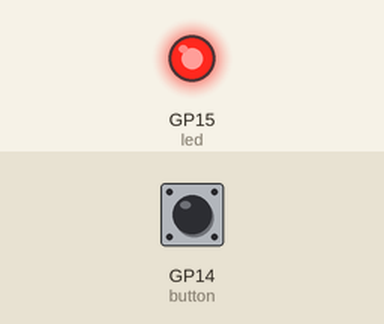
A program run on a simulated Raspberry Pi Pico running MicroPython. Parts: output pins drawn as LEDs (lit = HIGH). Wiring (from the project's diagram.json): green button on GP14, red LED on GP15. The test bench sets the inputs (shaded band); at power-on: GP14 (button) LOW. Random numbers come from a fixed seed.

Above: at 0.1 s.
At 5.7 s:
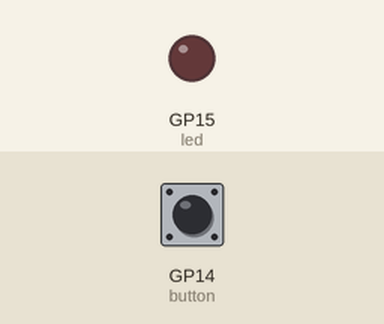
Timing chart, 0 to 7.2 s (numbered marks = the images above):
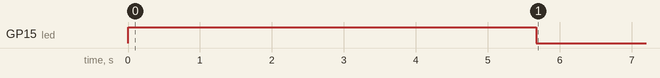

Measured:
- by itself, GP15 (led): LOW → HIGH at 0.00 s, → LOW 5.7 s later

The program:

main.py
```python
from machine import Pin
import utime
import urandom

led = Pin(15, Pin.OUT)
button = Pin(14, Pin.IN, Pin.PULL_DOWN)

timer_start = 0

def button_handler(pin):
  button.irq(handler=None)
  reaction_time = utime.ticks_diff(utime.ticks_ms(), timer_start)
  print("Your reaction time was " + str(reaction_time) + " ms")
  print("Program complete")

led.value(1)
utime.sleep(urandom.uniform(5, 10))

led.value(0)
timer_start = utime.ticks_ms()

button.irq(trigger=Pin.IRQ_RISING, handler=button_handler)
```
